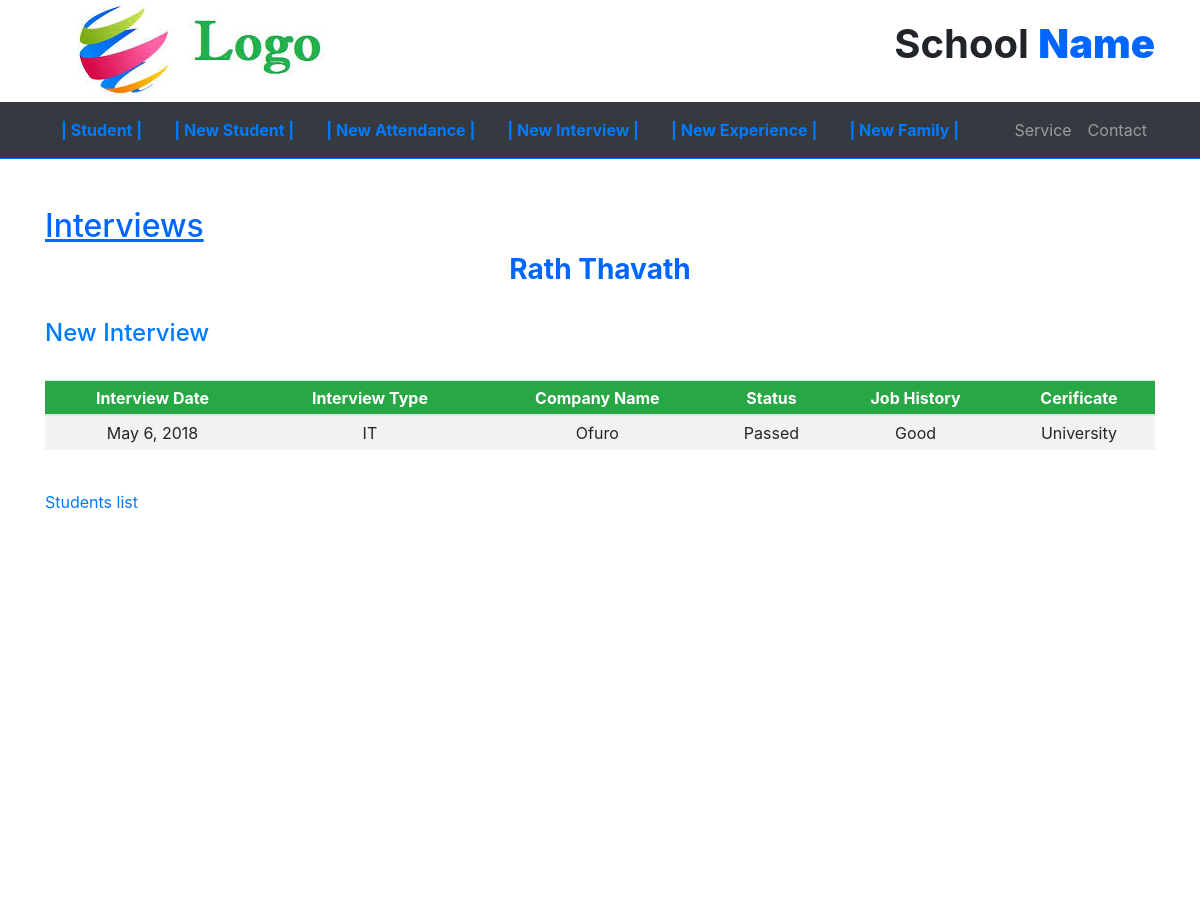
The app's page /students/1/detail/interview/ (upper part), older data.
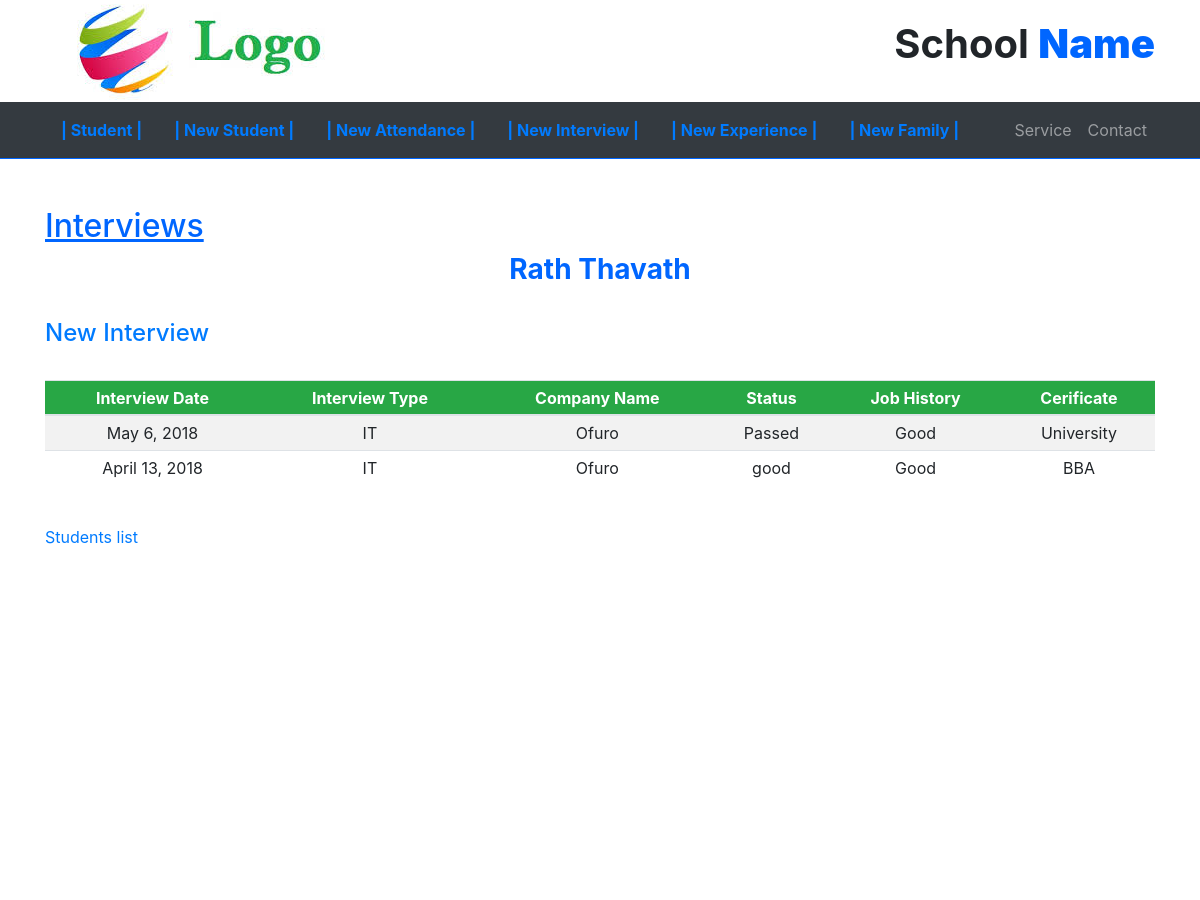
The same page, newer data.
### students/models.py (models this page shows, shortened)
class Interview(models.Model):
	student = models.ForeignKey(Student, on_delete=models.CASCADE)
	interview_date = models.DateField(blank=True)
	interview_type = models.CharField(max_length=100, blank=True)
	company_name = models.CharField(max_length=200, blank=True)
	status = models.CharField(max_length=50, blank=True)
	job_history = models.CharField(max_length=200, blank=True)
	certificate = models.CharField(max_length=200, blank=True)
	certificate_file = models.FileField(blank=True)

### students/views.py (the view)
# urls.py: url(r'^(?P<pk>[0-9]+)/detail/interview/$', views.interview, name='interview'),
def interview(request, pk=None):
    student = get_object_or_404(Student, pk=pk)
    interviews = get_list_or_404(Interview, student = student)
    context = { 'student' : student, 'interviews' : interviews }
    return render(request, 'students/interview.html', context )

### students/templates/students/interview.html
{% extends 'students/base.html' %}
{% block content %}
<br><br>
   <div class="container">
      {% if student %}
         {% if interviews %}
            <h2 style="color: #0066ff;"><u>Interviews</u></h2>
            <h3 style="text-align: center; "><b style="color: #0066ff;">{{ student.english_name }}</b></h2><br>
            <h4><a href="{% url 'students:new_interview' %}">New Interview</a></h4><br>
               <table class="table table-hover table-sm table-striped table-responsive-sm " style="text-align: center;">
                  <thead class="bg-success" style="color: white; height: 30px;">
                     <tr>
                        <th>Interview Date</th>
                        <th>Interview Type</th>
                        <th>Company Name</th>
                        <th>Status</th>
                        <th>Job History</th>
                        <th>Cerificate</th>
                     </tr>
                  </thead>
                  <tbody class=" table-sm table-hover" >
                     {% for interview in interviews %}
                     <tr class=" table-sm table-hover" >
                        <td>{{ interview.interview_date }}</td>
                        <td>{{ interview.interview_type }}</td>
                        <td>{{ interview.company_name }}</td>
                        <td>{{ interview.status }}</td>
                        <td>{{ interview.job_history }}</td>
                        <td>{{ interview.certificate }}</td>
                     </tr>
                     {% endfor %}
                  </tbody>
               </table>
               <br>
               <a href="{% url 'students:index' %}">Students list</a>
         {% else %}
                <p>No Interview are available.</p>
         {% endif %}
      {% else %}
          <p>No Student are available.</p>
      {% endif %}
      </div>
{% endblock %}

Row changes from the older to the newer data that the page shows:
added Interview: interview_date "April 13, 2018", interview_type "IT", company_name "Ofuro", status "good", job_history "Good", certificate "BBA"
